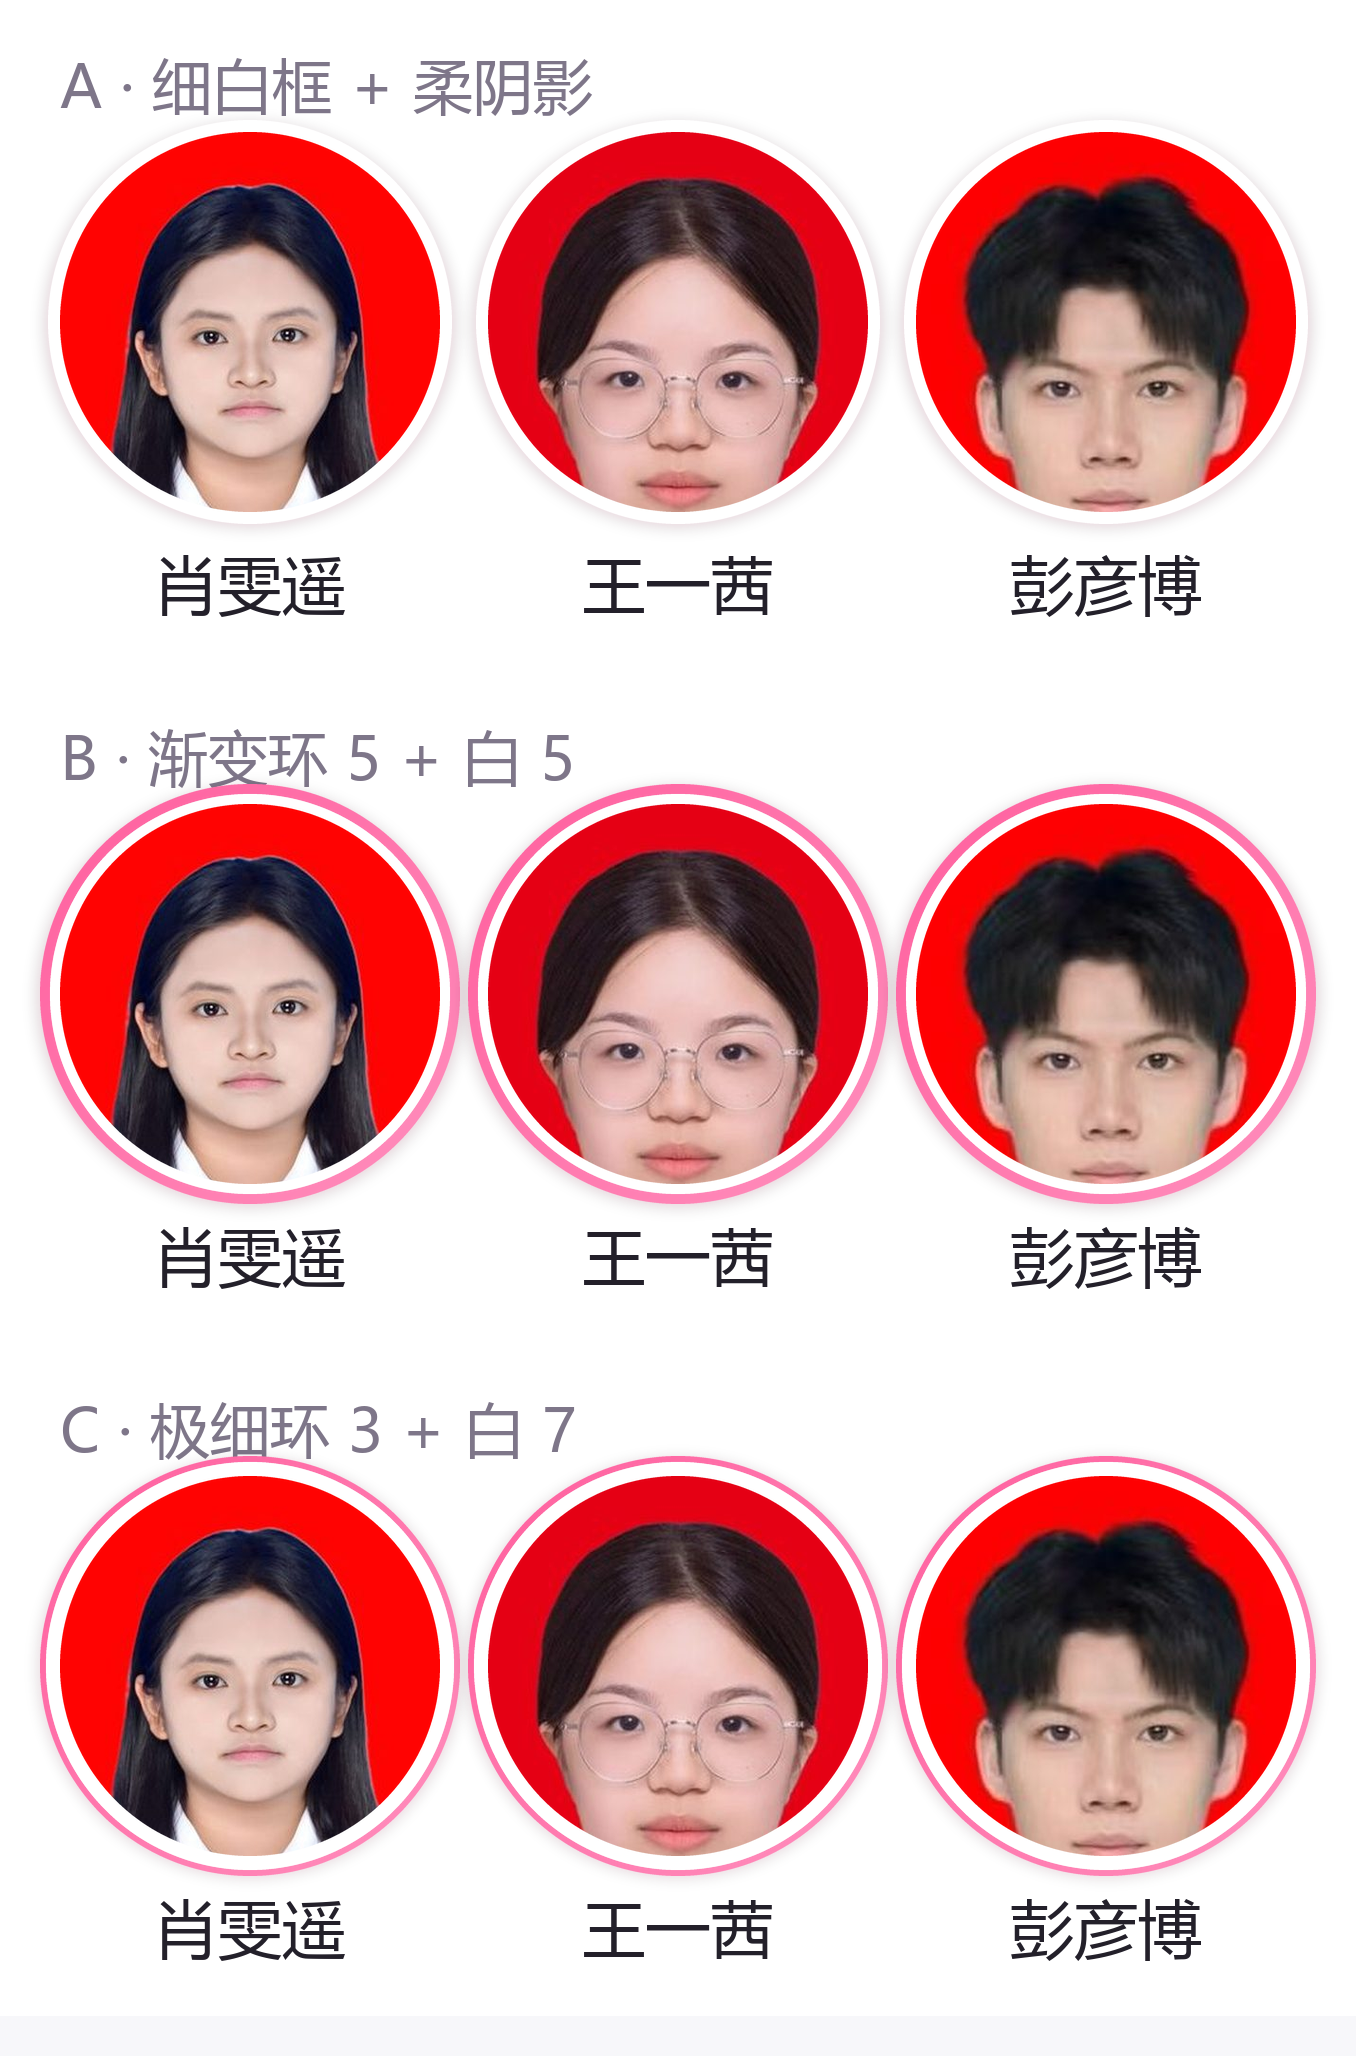

The Python source for this figure:
# -*- coding: utf-8 -*-
"""陪护师圆形头像三种边框方案对照（图片已统一为正方形头部裁切）"""
from PIL import Image, ImageDraw, ImageFilter, ImageFont

SRC = r'D:\yxy\wx_project1\assets\images\nurses'
OUT = r'D:\yxy\wx_project1\mockups\_nurse_variants.png'
SHOW = [u'肖雯遥', u'王一茜', u'彭彦博']

S = 2
D = 190 * S
GAP = 24 * S
PAD = 30 * S
HEAD_H = 66 * S
LABEL_H = 54 * S
FONT = ImageFont.truetype(r'C:\Windows\Fonts\msyh.ttc', 32 * S)
FONT_H = ImageFont.truetype(r'C:\Windows\Fonts\msyh.ttc', 30 * S)


def circle(d):
    big = Image.new('L', (d * 4, d * 4), 0)
    ImageDraw.Draw(big).ellipse((0, 0, d * 4 - 1, d * 4 - 1), fill=255)
    return big.resize((d, d), Image.LANCZOS)


def annulus(outer, thick):
    big = Image.new('L', (outer * 4,) * 2, 0)
    d = ImageDraw.Draw(big)
    d.ellipse((0, 0, outer * 4 - 1, outer * 4 - 1), fill=255)
    t = thick * 4
    d.ellipse((t, t, outer * 4 - 1 - t, outer * 4 - 1 - t), fill=0)
    return big.resize((outer, outer), Image.LANCZOS)


def grad(d, c1, c2):
    g = Image.new('RGB', (d, d))
    px = g.load()
    for y in range(d):
        for x in range(d):
            t = (x + y) / float(2 * d - 2)
            px[x, y] = tuple(int(c1[i] + (c2[i] - c1[i]) * t) for i in range(3))
    return g


def soft(outer, alpha, blur, dy):
    p = outer + 60
    layer = Image.new('RGBA', (p, p), (0, 0, 0, 0))
    ImageDraw.Draw(layer).ellipse((30, 30 + dy, 30 + outer - 1, 30 + outer - 1),
                                  fill=(255, 77, 141, alpha))
    return layer.filter(ImageFilter.GaussianBlur(blur))


# 三种方案： (环厚, 白色留白厚, 阴影透明度, 模糊, 下沉)
VARIANTS = [
    (u'A · 细白框 + 柔阴影', 0, 6 * S, 70, 8, 3 * S),
    (u'B · 渐变环 5 + 白 5', 5 * S, 5 * S, 70, 8, 3 * S),
    (u'C · 极细环 3 + 白 7', 3 * S, 7 * S, 55, 7, 2 * S),
]

row_w = PAD * 2 + D * len(SHOW) + GAP * (len(SHOW) - 1)
row_h = HEAD_H + D + LABEL_H + 26 * S
canvas = Image.new('RGB', (row_w, row_h * len(VARIANTS) + 20 * S), (247, 247, 250))
draw = ImageDraw.Draw(canvas)

for vi, (title, ring, white, alpha, blur, dy) in enumerate(VARIANTS):
    y0 = vi * row_h
    draw.rectangle((0, y0, row_w, y0 + row_h - 1), fill=(255, 255, 255))
    draw.text((PAD, y0 + 22 * S), title, font=FONT_H, fill=(126, 118, 137))
    base = y0 + HEAD_H
    outer = D + (ring + white) * 2
    for i, name in enumerate(SHOW):
        im = Image.open(r'%s\%s.jpg' % (SRC, name)).convert('RGB').resize((D, D), Image.LANCZOS)
        cx = PAD + i * (D + GAP)
        cy = base
        sh = soft(outer, alpha, blur, dy)
        canvas.paste(sh.convert('RGB'), (cx - ring - white - 30, cy - ring - white - 30), sh.split()[3])
        if ring:
            canvas.paste(grad(outer, (255, 95, 158), (255, 143, 189)),
                         (cx - ring - white, cy - ring - white), annulus(outer, ring))
        else:
            canvas.paste(Image.new('RGB', (outer, outer), (255, 255, 255)),
                         (cx - white, cy - white), circle(outer))
        wd = D + white * 2
        if ring:
            canvas.paste(Image.new('RGB', (wd, wd), (255, 255, 255)),
                         (cx - white, cy - white), circle(wd))
        canvas.paste(im, (cx, cy), circle(D))
        b = draw.textbbox((0, 0), name, font=FONT)
        draw.text((cx + D // 2 - (b[2] - b[0]) // 2, cy + D + 14 * S), name,
                  font=FONT, fill=(35, 32, 42))

canvas.save(OUT, 'PNG')
print('saved %s %s' % (OUT, canvas.size))
